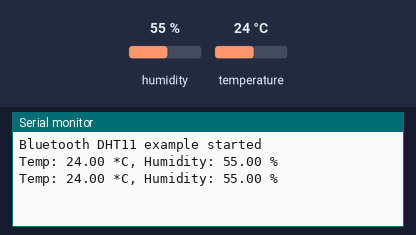
Recording of a sketch running on a simulated ESP32. On the bench: the last lines printed to the serial monitor. The test bench sets the inputs (shaded band); at power-on: humidity 55 %, temperature 24 °C. Nothing arrives over Bluetooth unless stated.

Above: at 4.8 s.
4.9 s: humidity set to 22 %
At 7.2 s:
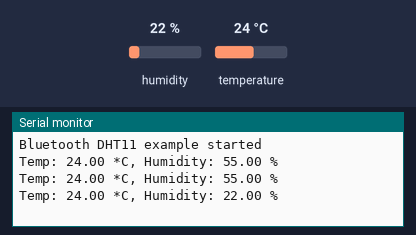
7.9 s: temperature set to 12 °C
At 8.4 s:
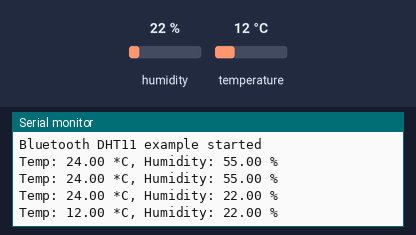
10.9 s: humidity set to 40 %
At 13.2 s:
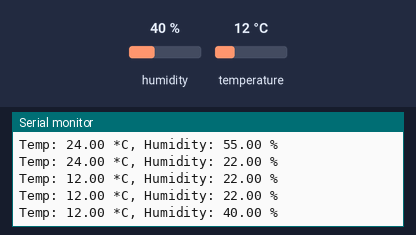
Timing chart, 0 to 14.7 s (numbered marks = the images above; inputs shaded):
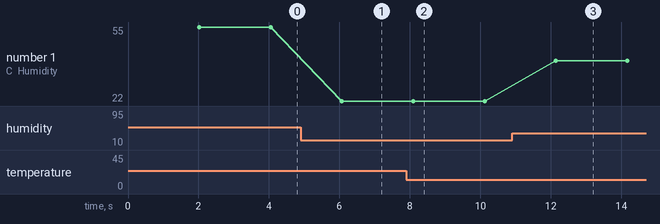

The sketch:

EXP8.ino
```cpp
#include <DHT.h>
#include <BluetoothSerial.h> // BLS استدعاء مكتبة

#define DHTPIN 4          // الدبوس الموصول عليه حساس DHT11
#define DHTTYPE DHT11     // نوع الحساس

DHT dht(DHTPIN, DHTTYPE);
BluetoothSerial SerialBT;

void setup() {
  Serial.begin(115200);
  SerialBT.begin("ESP32_DHT11"); // اسم جهاز البلوتوث عند الاقتران
  dht.begin();
  Serial.println("Bluetooth DHT11 example started");
}

void loop() {
  delay(2000); // تأخير بين القراءات

  float humidity = dht.readHumidity();
  float temperature = dht.readTemperature();

  if (isnan(humidity) || isnan(temperature)) {
    SerialBT.println("Failed to read from DHT sensor!");
    Serial.println("Failed to read from DHT sensor!");
    return;
  }

  String data = "Temp: " + String(temperature) + " *C, Humidity: " + String(humidity) + " %";
  SerialBT.println(data);
  Serial.println(data);
}
```

Measured:
- after the input at 4.9 s, the serial monitor: prints a new line after 1.2 s (image 1)
- after the input at 7.9 s, the serial monitor: prints a new line after 0.19 s (image 2)
- after the input at 10.9 s, the serial monitor: prints a new line after 1.2 s (image 3)
- plotted number 1: 55 → 22 after the input at 4.9 s, 22 → 40 after the input at 10.9 s
